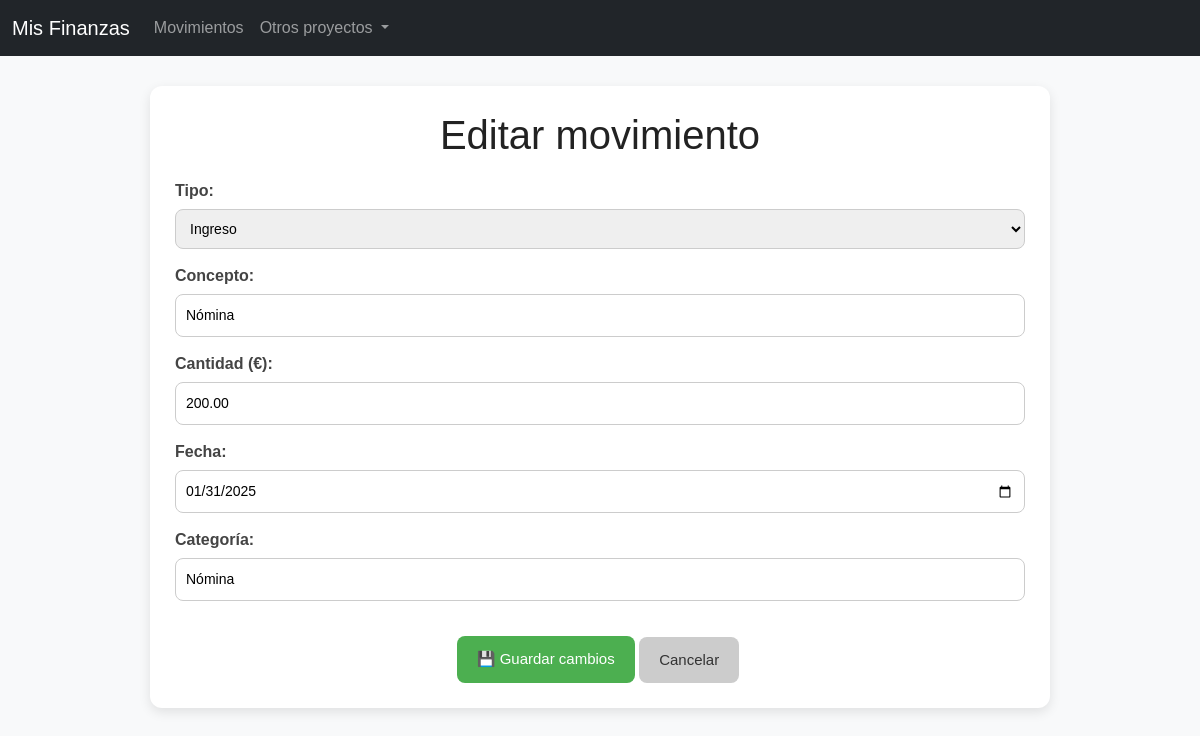
The app's page /index.php?controller=Movimiento&action=editar&id=15 with its own data.
### tables this page shows
CREATE TABLE IF NOT EXISTS `movimientos` (
  `id` int NOT NULL AUTO_INCREMENT,
  `tipo` enum('ingreso','gasto') NOT NULL,
  `cantidad` decimal(10,2) NOT NULL,
  `categoria` varchar(50) NOT NULL DEFAULT 'General',
  `concepto` varchar(50) NOT NULL,
  `fecha` date NOT NULL,
  `nota` text,
  PRIMARY KEY (`id`)
);

### app/models/Movimiento.php (called while the page is built, shortened)
<?php
class Movimiento {
    private $db;
    public function __construct($db) {
        $this->db = $db;
    }
    public function obtenerPorId($id) {
        $stmt = $this->db->prepare("SELECT * FROM movimientos WHERE id = ?");
        $stmt->execute([$id]);
        return $stmt->fetch(PDO::FETCH_OBJ);
    }
}

### app/views/movimientos/editar.php (the view, shortened to what this page needs)
<!DOCTYPE html>
<html lang="es">
<head>
    <link rel="stylesheet" href="assets/css/estilos.css">
</head>
<body>
    <div class="container">
        <h1>Editar movimiento</h1>
        <form action="index.php?controller=Movimiento&action=actualizar" method="POST">
            <label for="tipo">Tipo:</label>
            <select id="tipo" name="tipo" required>
                <option value="ingreso" <?= (isset($movimiento->tipo) && $movimiento->tipo === 'ingreso') ? 'selected' : '' ?>>Ingreso</option>
            </select>
            <label for="concepto">Concepto:</label>
            <input type="text" id="concepto" name="concepto"
                   value="<?= htmlspecialchars($movimiento->concepto ?? '') ?>" required>
            <label for="cantidad">Cantidad (€):</label>
            <input type="number" step="0.01" id="cantidad" name="cantidad"
                   value="<?= htmlspecialchars($movimiento->cantidad ?? '') ?>" required>
            <label for="fecha">Fecha:</label>
            <input type="date" id="fecha" name="fecha"
                   value="<?= htmlspecialchars($movimiento->fecha ?? '') ?>" required>
            <label for="categoria">Categoría:</label>
            <input type="text" id="categoria" name="categoria"
                   value="<?= htmlspecialchars($movimiento->categoria ?? '') ?>" required>
            <div style="text-align:center; margin-top:20px;">
                <button type="submit">💾 Guardar cambios</button>
                <a class="cancelar btn btn-sm me-1 btnCancelar" href="index.php?controller=Movimiento&action=index">Cancelar</a>
            </div>
        </form>
    </div>
</body>
</html>

### assets/css/estilos.css (style rules this page uses)
h1 { color: #333; text-align: center; margin-bottom: 20px; }
body { font-family: Arial, sans-serif; background: #f5f7fa; margin: 0; padding: 0; color: #333; }
.container { max-width: 900px; margin: 30px auto; background: #fff; padding: 25px; border-radius: 12px; box-shadow: 0 4px 12px rgba(0,0,0,0.1); }
h1, h2 { text-align: center; margin-bottom: 20px; color: #222; }
label { font-weight: bold; display: block; margin-bottom: 6px; color: #444; }
input[type="text"], input[type="number"], input[type="date"], textarea, select { width: 100%; padding: 10px; margin-bottom: 15px; border-radius: 8px; border: 1px solid #ccc; box-sizing: border-box; font-size: 14px; }
button, .btn { background: #4CAF50; color: white; border: none; padding: 12px 20px; border-radius: 8px; cursor: pointer; font-size: 15px; transition: 0.3s; text-decoration: none; display: inline-block; }
.btnCancelar { background: #ccc; color: #333; }

### records on screen
movimientos: tipo "Ingreso", concepto "Nómina", cantidad "200.00", fecha "01/31/2025", categoria "Nómina"
